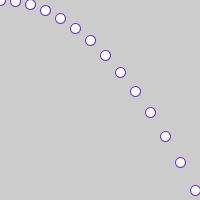
Frame 1 (no input)
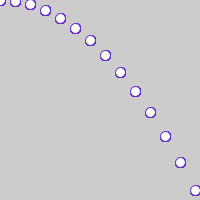
Frame 60 (the mouse pressed at the canvas centre just before this capture)
Frame 120 (the mouse held since frame 60 and released just before this capture): identical to frame 60, image omitted

The Processing sketch that drew these frames (run headless with seeded random() and noise(); from frame 60 on, the mouse is pressed at the canvas centre):

// Processing sketch: processing_93368
// ── processing_93368.pde

void setup(){
  size (200,200);
}
void draw () {
  int x=0;
while(x<=200) {
  smooth ();
  stroke (100,50,200);
   ellipse (x,(x*x/200), 10, 10);
   x=x+15;
}
}
